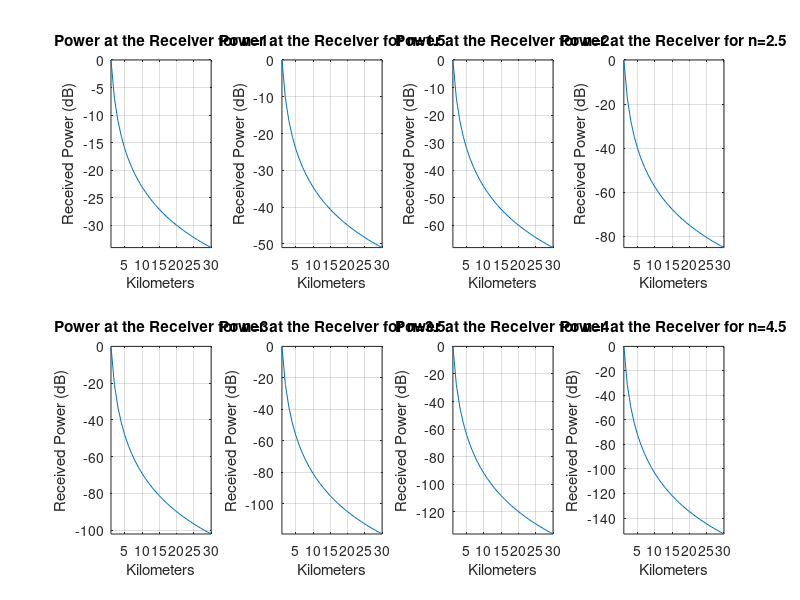

Write the MATLAB code that produced this figure.
%%%%%%%%%%%%%%%%%%%%%%%%%%%%%%%%
%   
%
%   WIRELESS COMMUNICATIONS
%   
%
%   NOE MENDIVIL
%   
%   https://se.mathworks.com/matlabcentral/fileexchange/7204-large-scale-path-loss-and-okumura-model
%%%%%%%%%%%%%%%%%%%%%%%%%%%%%%%%


%   LARGE SCALE PATH LOSS 

clear all;
%close all;
N=30;
d = 1:N;
n=1;
z=1;
Pt=1;  %Transmited Power

while n<=4.5
    Pr=Pt*(1./(d.^n));
    Pr = 10.*log(Pr);
    n=n+0.5;
    subplot(2,4,z)
    z=z+1;
    plot(Pr)
    axis tight; grid on; 
    title(['Power at the Receiver for n=',num2str(n-0.5)]);
    xlabel('Kilometers'); 
    ylabel('Received Power (dB)');
end


%%%%%%%%%%%%%%%%%%%%%%%%%%%%%%%%%%%%%%%%
%   OKUMURA MODEL
%   RANGE OF FREQUENCIES: 150 TO 1920 MHz
%   DISTANCES OF 1 Km TO 100 Km
%%%%%%%%%%%%%%%%%%%%%%%%%%%%%%%%%%%%%%%%

Hte=100;        % Base Station Antenna Height 
Hre=2;          % Mobile Antenna Height
d = 50;         % Distance 30 Km
lamda=(3*10^8)/(900*10^6);
Lf = 10.*log((lamda^2)/((4*pi)^2)*d^2); %   Free Space Propagation Loss
Amu = 35;       % Median Attenuation Relative to Free Space (900 MHz and 30 Km)
Garea = 9;      % Gain due to the Type of Environment (Suburban Area)
Ghte = 20.*log(Hte/200); % Base Station Antenna Height Gain Factor
Ghre = 10.*log(Hre/3);

%   Propagation Path Loss
L50 = Lf+Amu-Ghte-Ghre-Garea
